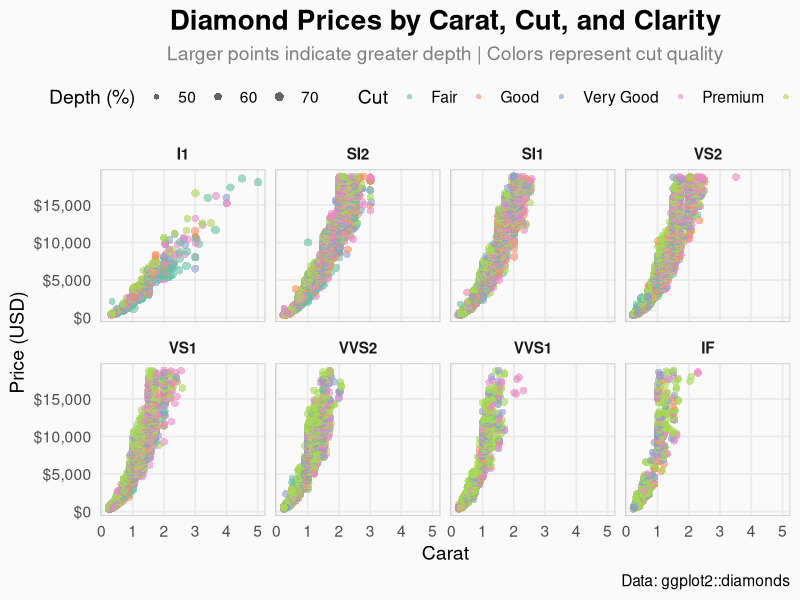
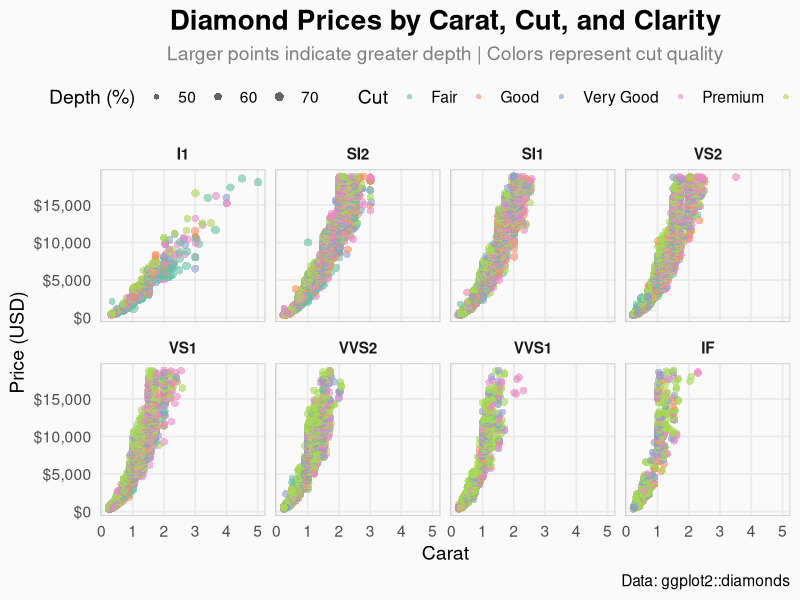

Write R code to recreate these figures, in order.
## ---- chunk 1

suppressPackageStartupMessages(library(tidyverse))

## ---- chunk 2
library(tidyverse)

# A stunning plot exploring diamond price, carat, cut, and color
ggplot(diamonds, aes(x = carat, y = price, color = cut, size = depth)) +
  geom_point(alpha = 0.6, shape = 16) +                    # Semi-transparent points
  scale_color_brewer(palette = "Set2") +                  # Beautiful discrete colors
  scale_size_continuous(range = c(0.5, 3)) +              # Control point size
  scale_y_continuous(labels = scales::dollar_format()) + # Dollar format for price
  facet_wrap(~ clarity, ncol = 4) +                       # One panel per clarity
  labs(
    title = "Diamond Prices by Carat, Cut, and Clarity",
    subtitle = "Larger points indicate greater depth | Colors represent cut quality",
    x = "Carat",
    y = "Price (USD)",
    color = "Cut",
    size = "Depth (%)",
    caption = "Data: ggplot2::diamonds"
  ) +
  theme_minimal(base_size = 14) +
  theme(
    plot.title = element_text(face = "bold", size = 20, hjust = 0.5),
    plot.subtitle = element_text(color = "grey50", hjust = 0.5),
    legend.position = "top",
    panel.grid.minor = element_blank(),
    panel.border = element_rect(color = "grey80", fill = NA),
    strip.text = element_text(face = "bold", size = 11),
    plot.background = element_rect(fill = "#fafafa", color = NA),
    panel.background = element_rect(fill = "#fafafa", color = NA)
  )

ggsave("beautiful_diamonds.png", width = 14, height = 9, dpi = 300)
